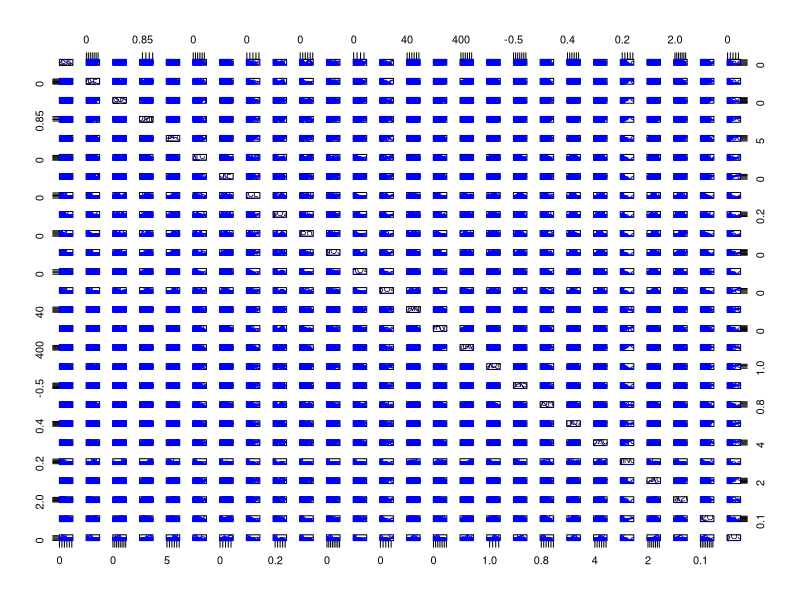
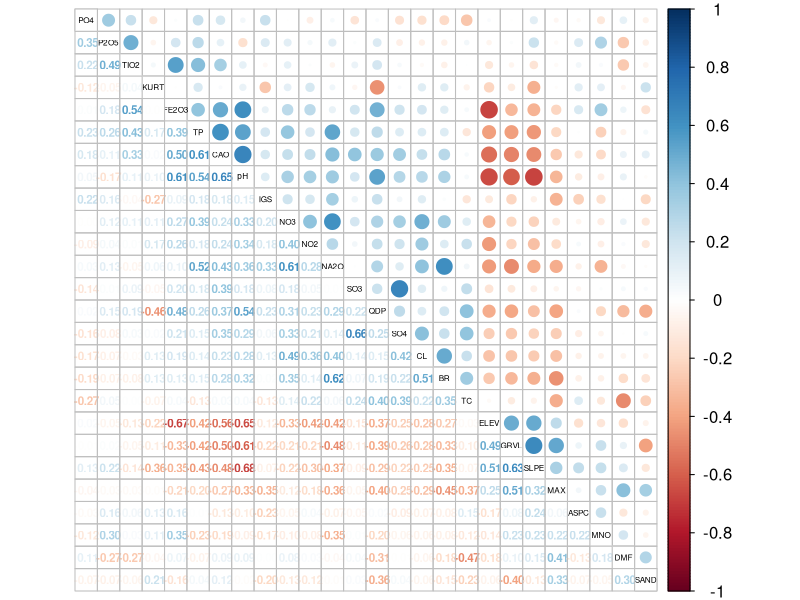

Write R code to recreate these figures, in order.
## ---- chunk 1
#cleaning of environment and loading packages
rm(list=ls())
library ("ggplot2") 
library ("corrplot")
library ("car")
library ("gridExtra")
library ("caret")
library ("dplyr")

#read in helper function
'%!in%' <- function(x,y)!('%in%'(x,y))

#read in data, make sure its a data.frame, can check using class()
data <- read.csv("./rmc.csv",header=T,row.names=1) 

#only keep numerical values
rc <- sapply(data,is.numeric) %>% data[,.]

#calculate correlations
cor_rc <- cor(rc)
cor_rc_plot <- cor_rc

#find highly correlated variables, specify cutoff, cant have NA values
hcr_rc <- findCorrelation(cor_rc,cutoff=0.75,names=TRUE)

#removal of highly co-correlated based on previous calculations
if(length(hcr_rc)!= 0){
rc <- rc[,names(rc) %!in% hcr_rc]
cor_rc_plot <- cor_rc_plot[which(rownames(cor_rc_plot) %!in% hcr_rc),
which(colnames(cor_rc_plot) %!in% hcr_rc)]
}

#scatterplot with hrc removed
scatterplotMatrix(rc)
cex.before <- par("cex")
par(cex=0.7)
corrpl <- corrplot.mixed(cor_rc_plot,lower="number",upper="circle",
order="AOE",tl.cex=0.7,tl.col="black",tl.srt=60,cl.cex=1/par("cex"))

#save project
save.image('./rmc.rdata')
